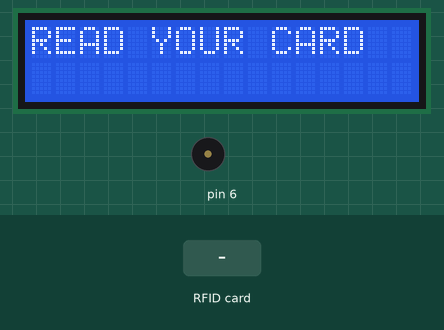
Simulated run of this sketch. Board: Arduino Uno, built with avr-gcc and run on an emulated ATmega328P. Parts: 16×2 character LCD, buzzer (waves = sounding). The test bench sets the inputs (shaded band). What the sketch prints to the serial monitor is not drawn.

Above: at 0.2 s.
1.4 s: RFID card 95 8A 0F 2B held to the reader
At 2.6 s:
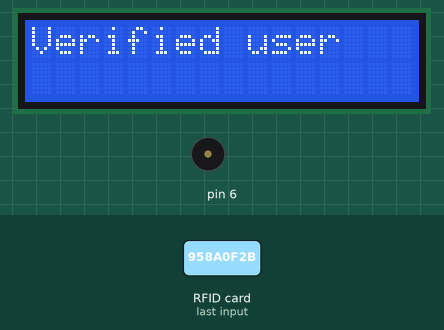
At 4.4 s:
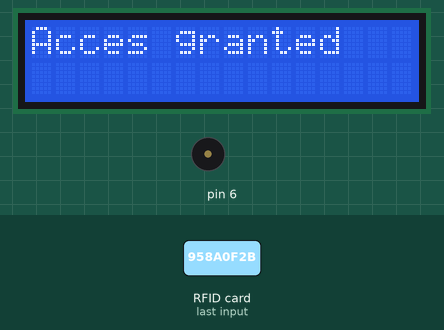
6.5 s: RFID card 5E 7A 19 C4 held to the reader
At 10.9 s:
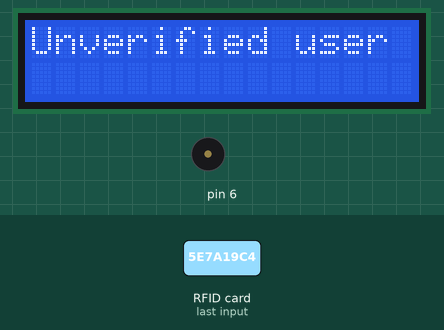
Timing chart, 0 to 12.4 s (numbered marks = the images above; inputs shaded):
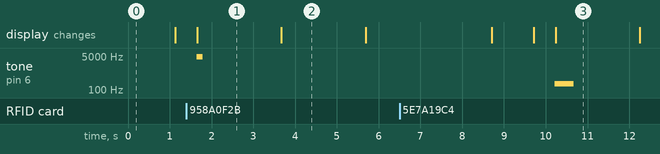

The sketch:

RFID_I2C_LCD_SOUND.ino
```cpp
/*******************************
 *   CODE BY: Abad Sethi       *
 *                             *
 *  RFID reader with i2c LCD   *
 *                             *
 ******************************/

#include <SPI.h>
#include <MFRC522.h>
#include <Wire.h>
#include <LiquidCrystal_I2C.h>

#define SS_PIN 10
#define RST_PIN 9

MFRC522 mfrc522(SS_PIN, RST_PIN);

// Set the LCD address to 0x27 for a 16 chars and 2 line display
LiquidCrystal_I2C lcd(0x27, 16, 2);
void setup()
{
  Serial.begin(9600);
  SPI.begin();
  mfrc522.PCD_Init();

  // initialize the LCD
  lcd.begin();

  // Turn on the blacklight and print a message.
  lcd.backlight();

 }
void loop()
{
  lcd.clear();
  lcd.print("READ YOUR CARD");
  delay(1000);
  lcd.clear();
  delay(500);

  if ( ! mfrc522.PICC_IsNewCardPresent())
  {

    return;
  }
  if ( ! mfrc522.PICC_ReadCardSerial())
  {
    return;
  }
  lcd.clear();
  Serial.println("UID tag: ");
  String content= "";
  byte letter;
  for (byte i = 0; i < mfrc522.uid.size; i++)
  {
     Serial.print(mfrc522.uid.uidByte[i] < 0x10 ? " 0" : " ");
     Serial.print(mfrc522.uid.uidByte[i], HEX);
     content.concat(String(mfrc522.uid.uidByte[i] < 0x10 ? " 0" : " "));
     content.concat(String(mfrc522.uid.uidByte[i], HEX));
  }
  Serial.println();
  Serial.print("Message: ");
  content.toUpperCase();
  if (content.substring(1) == "95 8A 0F 2B")
  {
    lcd.clear();
    tone(6,4500,150);
    lcd.print("Verified user");
    delay(2000);
    lcd.clear();
    lcd.print("Acces granted");
    delay(2000);
    lcd.clear();
    lcd.print("Welcome:");
    lcd.setCursor(0,1);
    lcd.print("Abad Sethi");
    delay(3000);
  }

 else   {
    lcd.clear();
    tone(6,200,450);
    lcd.print("Unverified user");
    delay(2000);
    lcd.clear();
    lcd.print("Access denied");
    delay(3000);
  }
}
```

Measured:
- after the input at 1.4 s, tone on pin 6: silent → 4500 Hz after 0.24 s, → silent 0.15 s later; the display: changes after 0.26 s (image 1)
- after the input at 6.5 s, tone on pin 6: silent → 200 Hz after 3.7 s, → silent 0.45 s later; the display: first differs from a run without the input after 3.7 s (image 3)
- what the display in image 1 shows lasts 2.0 s, from 1.7 s to 3.7 s
